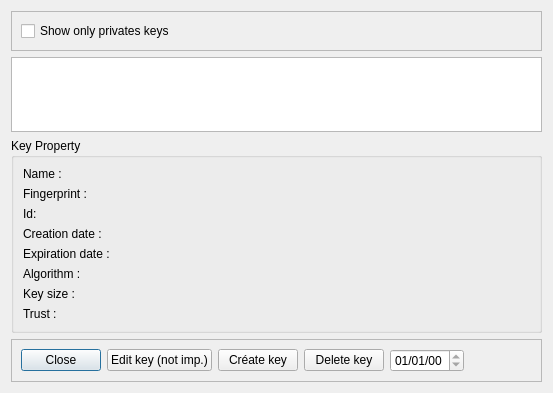
<?xml version="1.0" encoding="UTF-8"?>
<ui version="4.0">
 <class>Fenkeymanager</class>
 <widget class="QDialog" name="Fenkeymanager">
  <property name="geometry">
   <rect>
    <x>0</x>
    <y>0</y>
    <width>553</width>
    <height>393</height>
   </rect>
  </property>
  <property name="windowTitle">
   <string>Key Manager</string>
  </property>
  <layout class="QVBoxLayout" name="verticalLayout_2">
   <item>
    <widget class="QFrame" name="frame">
     <property name="frameShape">
      <enum>QFrame::StyledPanel</enum>
     </property>
     <property name="frameShadow">
      <enum>QFrame::Raised</enum>
     </property>
     <layout class="QHBoxLayout" name="horizontalLayout">
      <item>
       <widget class="QCheckBox" name="checkPrivates">
        <property name="text">
         <string>Show only privates keys</string>
        </property>
       </widget>
      </item>
      <item>
       <spacer name="horizontalSpacer">
        <property name="orientation">
         <enum>Qt::Horizontal</enum>
        </property>
        <property name="sizeHint" stdset="0">
         <size>
          <width>40</width>
          <height>20</height>
         </size>
        </property>
       </spacer>
      </item>
     </layout>
    </widget>
   </item>
   <item>
    <widget class="QListWidget" name="listWidget">
     <property name="viewMode">
      <enum>QListView::ListMode</enum>
     </property>
     <property name="sortingEnabled">
      <bool>false</bool>
     </property>
    </widget>
   </item>
   <item>
    <widget class="QGroupBox" name="groupBox">
     <property name="title">
      <string>Key Property</string>
     </property>
     <property name="flat">
      <bool>false</bool>
     </property>
     <layout class="QFormLayout" name="formLayout">
      <property name="fieldGrowthPolicy">
       <enum>QFormLayout::ExpandingFieldsGrow</enum>
      </property>
      <item row="0" column="0">
       <widget class="QLabel" name="label">
        <property name="text">
         <string>Name :</string>
        </property>
       </widget>
      </item>
      <item row="0" column="1">
       <widget class="QLabel" name="label_nom">
        <property name="text">
         <string/>
        </property>
       </widget>
      </item>
      <item row="1" column="0">
       <widget class="QLabel" name="label_2">
        <property name="text">
         <string>Fingerprint :</string>
        </property>
       </widget>
      </item>
      <item row="1" column="1">
       <widget class="QLabel" name="label_empreinte">
        <property name="text">
         <string/>
        </property>
       </widget>
      </item>
      <item row="2" column="0">
       <widget class="QLabel" name="label_6">
        <property name="text">
         <string>Id:</string>
        </property>
       </widget>
      </item>
      <item row="2" column="1">
       <widget class="QLabel" name="label_identifiant">
        <property name="text">
         <string/>
        </property>
       </widget>
      </item>
      <item row="3" column="0">
       <widget class="QLabel" name="label_3">
        <property name="text">
         <string>Creation date :</string>
        </property>
       </widget>
      </item>
      <item row="3" column="1">
       <widget class="QLabel" name="label_creation">
        <property name="text">
         <string/>
        </property>
       </widget>
      </item>
      <item row="4" column="0">
       <widget class="QLabel" name="label_4">
        <property name="text">
         <string>Expiration date :</string>
        </property>
       </widget>
      </item>
      <item row="4" column="1">
       <widget class="QLabel" name="label_expiration">
        <property name="text">
         <string/>
        </property>
       </widget>
      </item>
      <item row="5" column="0">
       <widget class="QLabel" name="label_7">
        <property name="text">
         <string>Algorithm :</string>
        </property>
       </widget>
      </item>
      <item row="5" column="1">
       <widget class="QLabel" name="label_algorithme">
        <property name="text">
         <string/>
        </property>
       </widget>
      </item>
      <item row="6" column="0">
       <widget class="QLabel" name="label_8">
        <property name="text">
         <string>Key size :</string>
        </property>
       </widget>
      </item>
      <item row="6" column="1">
       <widget class="QLabel" name="label_taille">
        <property name="text">
         <string/>
        </property>
       </widget>
      </item>
      <item row="7" column="0">
       <widget class="QLabel" name="label_9">
        <property name="text">
         <string>Trust :</string>
        </property>
       </widget>
      </item>
      <item row="7" column="1">
       <widget class="QLabel" name="label_confiance">
        <property name="text">
         <string/>
        </property>
       </widget>
      </item>
     </layout>
    </widget>
   </item>
   <item>
    <widget class="QFrame" name="frame_2">
     <property name="frameShape">
      <enum>QFrame::StyledPanel</enum>
     </property>
     <property name="frameShadow">
      <enum>QFrame::Raised</enum>
     </property>
     <layout class="QHBoxLayout" name="horizontalLayout_2">
      <item>
       <widget class="QPushButton" name="pushCancel">
        <property name="text">
         <string>Close</string>
        </property>
       </widget>
      </item>
      <item>
       <widget class="QPushButton" name="pushModify">
        <property name="text">
         <string>Edit key (not imp.)</string>
        </property>
       </widget>
      </item>
      <item>
       <widget class="QPushButton" name="pushCreate">
        <property name="text">
         <string>Créate key</string>
        </property>
       </widget>
      </item>
      <item>
       <widget class="QPushButton" name="pushDelete">
        <property name="text">
         <string>Delete key</string>
        </property>
       </widget>
      </item>
      <item>
       <widget class="QDateEdit" name="dateEdit">
        <property name="enabled">
         <bool>true</bool>
        </property>
        <property name="layoutDirection">
         <enum>Qt::LeftToRight</enum>
        </property>
        <property name="inputMethodHints">
         <set>Qt::ImhNone</set>
        </property>
        <property name="readOnly">
         <bool>true</bool>
        </property>
        <property name="displayFormat">
         <string notr="true">dd/MM/yy</string>
        </property>
       </widget>
      </item>
      <item>
       <spacer name="horizontalSpacer_2">
        <property name="orientation">
         <enum>Qt::Horizontal</enum>
        </property>
        <property name="sizeHint" stdset="0">
         <size>
          <width>40</width>
          <height>20</height>
         </size>
        </property>
       </spacer>
      </item>
     </layout>
    </widget>
   </item>
  </layout>
 </widget>
 <resources/>
 <connections/>
</ui>
